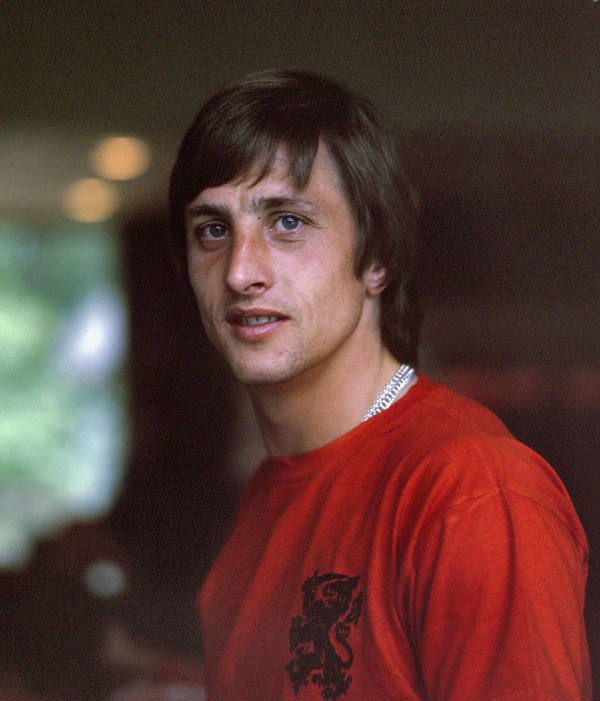
#> input picture 26.chess_board/inputs/JohanCruyff.jpg, 1200 x 1402 px, found by its file name (shown at 1/2 size)
$ python 6.death.py
#> lines starting #> are read from the running program, lines starting #| are printed output that depends on the picture; after the words box and inside, x2 and y2 are one past the last pixel; in counts of white or black regions, pixels touching at a corner belong together
import cv2


image=cv2.imread("inputs\JohanCruyff.jpg")
#> image is the input picture: shape (1402, 1200, 3); mean B, G, R 50.7, 56.9, 89.2
image_2=cv2.cvtColor(image, cv2.COLOR_BGR2GRAY)
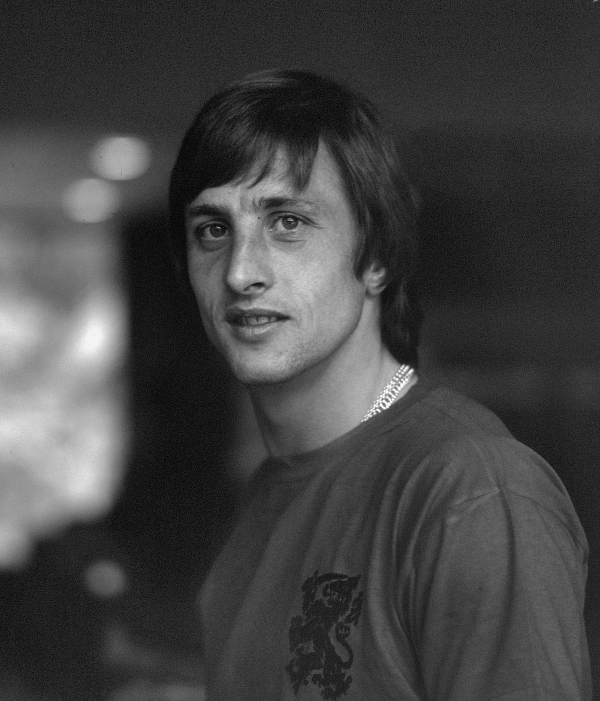
#> image_2: shape (1402, 1200) (shown at 1/2 size); min 0, max 255, mean 65.9


for i in range(250):
    image_2[i, 250-i:400-i] = 0
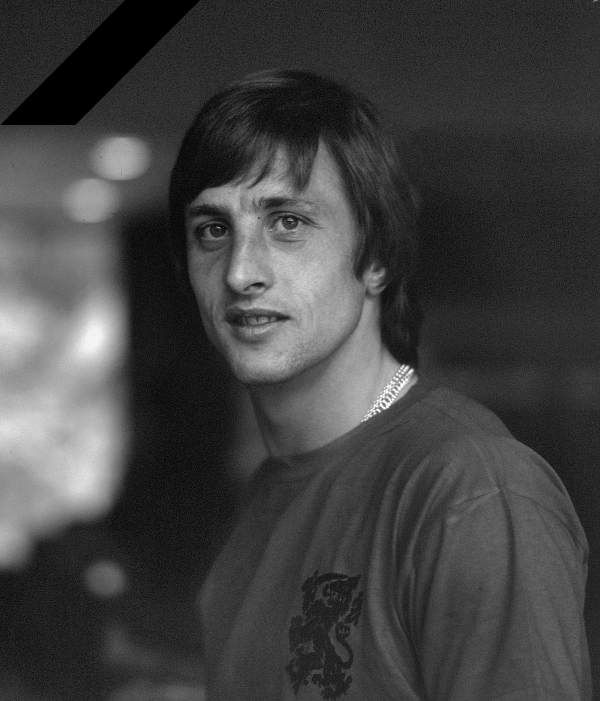
#> image_2: shape (1402, 1200) (shown at 1/2 size); 2.23% of pixels changed, all inside (x1, y1, x2, y2) = (1, 0, 400, 250)

for i in range(250, 400):
    image_2[i, 0:400-i]=0
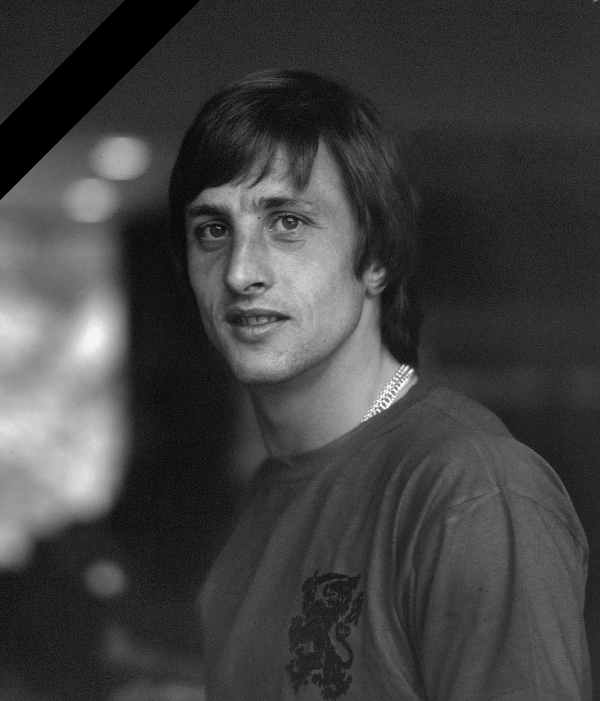
#> image_2: shape (1402, 1200) (shown at 1/2 size); 0.67% of pixels changed, all inside (x1, y1, x2, y2) = (0, 250, 150, 400)


cv2.imwrite("outputs\JohanCruyff.jpg", image_2)
